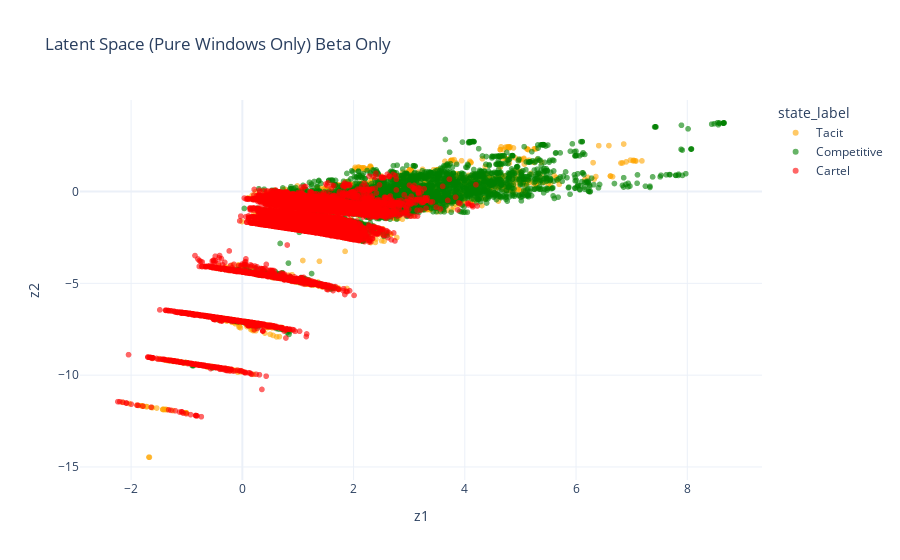

The cell this chart's notebook holds for it:
### Code cell
#plotting embedding
# Focus on pure windows only for clarity
pure = validation_df[validation_df["is_pure_80"] == 1].copy()

# Map state labels for readability
state_map = {0: "Competitive", 1: "Tacit", 2: "Cartel"}
pure["state_label"] = pure["state_mode"].map(state_map)

fig = px.scatter(
    pure,
    x="z1",
    y="z2",
    color="state_label",
    color_discrete_map={
        "Competitive": "green",
        "Tacit": "orange",
        "Cartel": "red",
    },
    title="Latent Space (Pure Windows Only) Beta Only",
    opacity=0.6
)

fig.update_layout(template="plotly_white")
fig.show()

### Figure 1 — Plotly figure (JSON) as saved in the notebook; plotly's stock layout.template omitted (floating-point values rounded to 4 significant figures; data arrays with more than 128 entries replaced by an {"elided": "..."} marker saying what was removed)
{"data": [{"hovertemplate": "state_label=Tacit<br>z1=%{x}<br>z2=%{y}<extra></extra>", "legendgroup": "Tacit", "marker": {"color": "orange", "opacity": 0.6, "symbol": "circle"}, "mode": "markers", "name": "Tacit", "showlegend": true, "type": "scattergl", "x": {"elided": "6712 float values"}, "xaxis": "x", "y": {"elided": "6712 float values"}, "yaxis": "y"}, {"hovertemplate": "state_label=Competitive<br>z1=%{x}<br>z2=%{y}<extra></extra>", "legendgroup": "Competitive", "marker": {"color": "green", "opacity": 0.6, "symbol": "circle"}, "mode": "markers", "name": "Competitive", "showlegend": true, "type": "scattergl", "x": {"elided": "6844 float values"}, "xaxis": "x", "y": {"elided": "6844 float values"}, "yaxis": "y"}, {"hovertemplate": "state_label=Cartel<br>z1=%{x}<br>z2=%{y}<extra></extra>", "legendgroup": "Cartel", "marker": {"color": "red", "opacity": 0.6, "symbol": "circle"}, "mode": "markers", "name": "Cartel", "showlegend": true, "type": "scattergl", "x": {"elided": "11456 float values"}, "xaxis": "x", "y": {"elided": "11456 float values"}, "yaxis": "y"}], "layout": {"legend": {"title": {"text": "state_label"}, "tracegroupgap": 0}, "title": {"text": "Latent Space (Pure Windows Only) Beta Only"}, "xaxis": {"anchor": "y", "domain": [0, 1], "title": {"text": "z1"}}, "yaxis": {"anchor": "x", "domain": [0, 1], "title": {"text": "z2"}}}}
